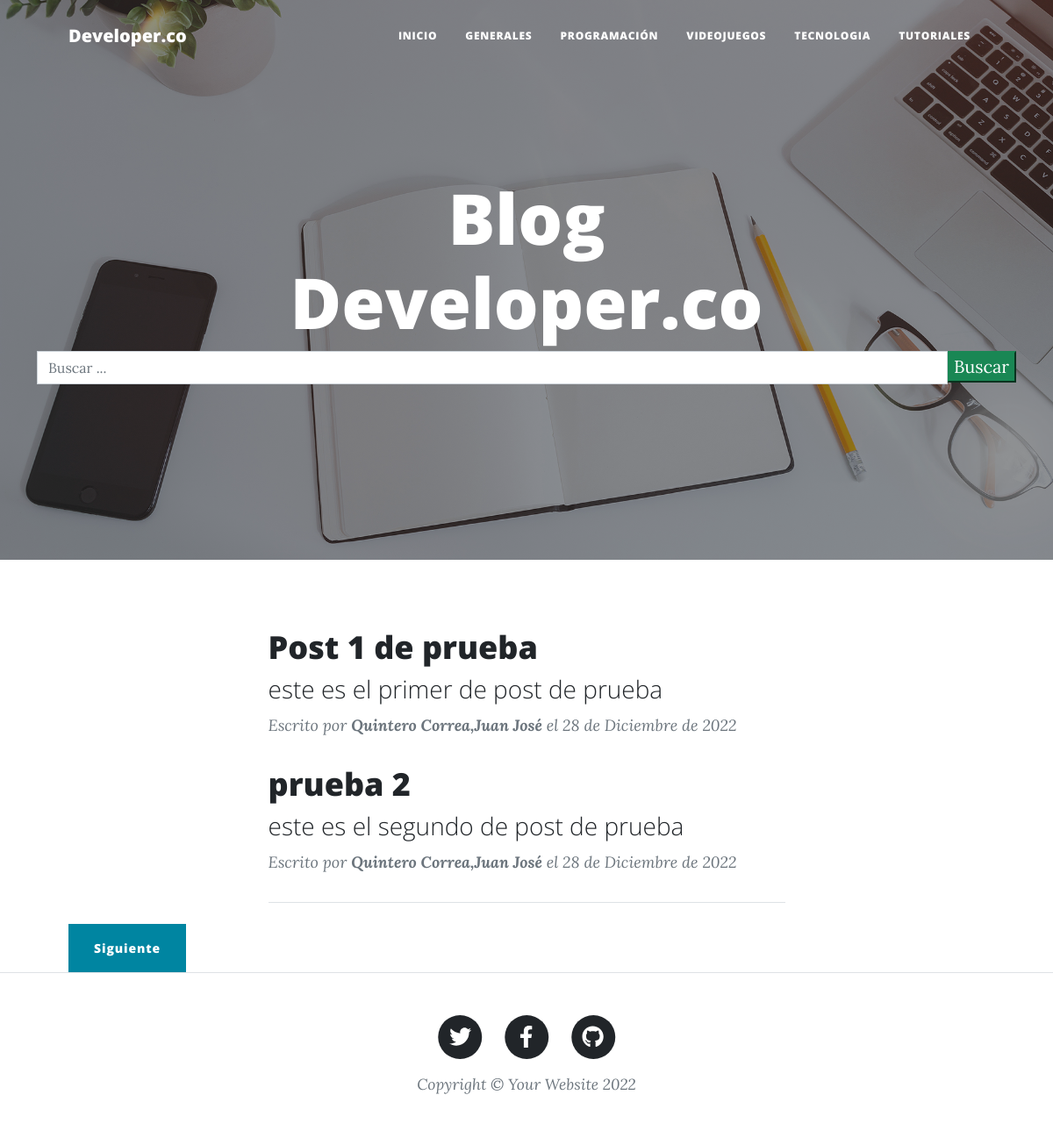
The page / on the database its author committed.
### blog/models.py (models this page shows, shortened)
class Post(models.Model):
    id = models.AutoField(primary_key=True)
    titulo = models.CharField('Titulo',max_length=90,blank=False,null=False)
    slug = models.CharField('Slug',max_length=100,null=False,blank=False)
    descripcion = models.CharField('Descripción',max_length=110,blank=False,null=False)
    contenido = RichTextField('Contenido')
    imagen = models.URLField(max_length=255,blank=False,null=False)
    autor = models.ForeignKey(Autor, on_delete=models.CASCADE)
    categoria = models.ForeignKey(Categoria, on_delete=models.CASCADE)
    estado = models.BooleanField('Publicado/No Publicado',default=True)
    fecha_creacion = models.DateField('Fecha de Creación',auto_now=False,auto_now_add=True)
    class Meta:
        verbose_name = 'Post'
        verbose_name_plural = 'Posts'

class Autor(models.Model):
    id = models.AutoField(primary_key=True)
    nombres = models.CharField("Nombres de Autor",max_length=255,null=False,blank=False)
    apellidos = models.CharField("Apellidos de autor",max_length=255,null=False,blank=False)
    facebook = models.URLField("Facebook",null=True,blank=True)
    instagram = models.URLField("Instagram",null=True,blank=True)
    web = models.URLField("Web",null=True,blank=True)
    facebook = models.URLField("Facebook",null=True,blank=True)
    correo = models.EmailField("Correo Electrónico",blank=False,null=False)
    estado = models.BooleanField("Autor ACtivo/Autor no Activo",default=True)
    fecha_creacion = models.DateField("Fecha de Creación",auto_now=False,auto_now_add=True)
    class Meta:
        verbose_name = 'Autor'
        verbose_name_plural = 'Autores'
    def __str__(self):
        return '{0},{1}'.format(self.apellidos, self.nombres)

### blog/views.py (the view)
# urls.py: path('',home, name = 'index'),
def home(request):
    queryset = request.GET.get("buscar") # para guardar lo que se escribe en el boton de buscar
    posts = Post.objects.filter(estado = True)
    if queryset:
        posts = Post.objects.filter(
            Q(titulo__icontains = queryset) |  # para hacer consultas con condicionales "O"
            Q(descripcion__icontains = queryset)
        ).distinct()                # para no traer el mismo campo dentro de una consulta
    paginator = Paginator(posts,2)  # numero de elementos a mostrar por pagina
    page = request.GET.get('page')  # para saber en que pagina se encuentra
    posts = paginator.get_page(page)
    return render(request,'index.html',{'posts':posts})

### templates/index.html (shortened to what this page needs)
{% load static %}
<!DOCTYPE html>
<html lang="es">
    <head>
        <link href="{% static 'css/styles.css' %}" rel="stylesheet" />
    </head>
    <body>
        <nav class="navbar navbar-expand-lg navbar-light" id="mainNav">
            <div class="container px-4 px-lg-5">
                <a class="navbar-brand" href="{% url 'blog:index' %}">Developer.co</a>
                <div class="collapse navbar-collapse" id="navbarResponsive">
                    <ul class="navbar-nav ms-auto py-4 py-lg-0">
                        <li class="nav-item"><a class="nav-link px-lg-3 py-3 py-lg-4" href="{% url 'blog:index' %}">Inicio</a></li>
                        <li class="nav-item"><a class="nav-link px-lg-3 py-3 py-lg-4" href="{% url 'blog:generales' %}">Generales</a></li>
                        <li class="nav-item"><a class="nav-link px-lg-3 py-3 py-lg-4" href="{% url 'blog:programacion' %}">Programación</a></li>
                        <li class="nav-item"><a class="nav-link px-lg-3 py-3 py-lg-4" href="{% url 'blog:videojuegos' %}">Videojuegos</a></li>
                        <li class="nav-item"><a class="nav-link px-lg-3 py-3 py-lg-4" href="{% url 'blog:tecnologia' %}">Tecnologia</a></li>
                        <li class="nav-item"><a class="nav-link px-lg-3 py-3 py-lg-4" href="{% url 'blog:tutoriales' %}">Tutoriales</a></li>
                    </ul>
                </div>
            </div>
        </nav>
        {% block imagen %}<header class="masthead" style="background-image: url('{% static 'assets/img/home-bg.jpg' %}')">{% endblock imagen %}
            <div class="container position-relative px-4 px-lg-5">
                <div class="row gx-4 gx-lg-5 justify-content-center">
                    <div class="col-md-10 col-lg-8 col-xl-7">
                        <div class="site-heading">
                            <h1>{% block titulo_principal %}Blog Developer.co{% endblock titulo_principal %}</h1>
                        </div>
                    </div>
                </div>
            </div>
            {% block barra_busqueda %}
            <div class="container">
                <div class="row">
                    <div class="col-md-12 search">
                        <form method="get">
                            <div id="custom-search-input">
                                <div class="input-group col-md-12">
                                    <input type="text" class="form-control" placeholder="Buscar ..." name="buscar" value="{{ request.GET.buscar }}">
                                    <span class="input-group-list">
                                        <button type="submit" class="boton btn-success">Buscar</button>
                                    </span>
                                </div>
                            </div>
                        </form>
                    </div>
                </div>
            </div>
            {% endblock barra_busqueda %}
        </header>
        <div class="container px-4 px-lg-5">
            <div class="row gx-4 gx-lg-5 justify-content-center">
                <div class="col-md-10 col-lg-8 col-xl-7">
                    {% block contenido %}
                        {% if posts %}
                            {% for post in posts %}
                                <div class="post-preview">
                                    <a href="{% url 'blog:detalle_post' post.slug %}">
                                        <h2 class="post-title">{{ post.titulo }}</h2>
                                        <h3 class="post-subtitle">{{ post.descripcion }}</h3>
                                    </a>
                                    <p class="post-meta">Escrito por
                                        <strong>{{ post.autor }}</strong> el
                                        {{ post.fecha_creacion }}
                                    </p>
                                </div>
                            {% endfor %}
                        {% else %}
                                <h1>No existen post registrados</h1>
                        {% endif %}
                    {% endblock contenido %}
                    <hr class="my-4" />
                </div>
            </div>
            <div class="row">
                <div class="col-md-12 col-lg-12 col-sm-12 col-xs-12">
                    <div class="col-md-6 col-sm-6 col-lg-6 col-xs-6 float-right">
                        {% if posts.has_next %}
                            <div class="clearfix">
                                <a href="?page={{ posts.next_page_number }}{% if request.GET.search %} &q={{ request.GET.search}}{% endif %}" class="btn btn-primary float-right">Siguiente</a>
                            </div>
                        {% endif %}
                    </div>
                </div>
            </div>
        </div>
        <footer class="border-top">
            <div class="container px-4 px-lg-5">
                <div class="row gx-4 gx-lg-5 justify-content-center">
                    <div class="col-md-10 col-lg-8 col-xl-7">
                        <ul class="list-inline text-center">
                            <li class="list-inline-item">
                                <a href="#!">
                                    <span class="fa-stack fa-lg">
                                        <i class="fas fa-circle fa-stack-2x"></i>
                                        <i class="fab fa-twitter fa-stack-1x fa-inverse"></i>
                                    </span>
                                </a>
                            </li>
                            <li class="list-inline-item">
                                <a href="#!">
                                    <span class="fa-stack fa-lg">
                                        <i class="fas fa-circle fa-stack-2x"></i>
                                        <i class="fab fa-facebook-f fa-stack-1x fa-inverse"></i>
                                    </span>
                                </a>
                            </li>
                            <li class="list-inline-item">
                                <a href="#!">
                                    <span class="fa-stack fa-lg">
                                        <i class="fas fa-circle fa-stack-2x"></i>
                                        <i class="fab fa-github fa-stack-1x fa-inverse"></i>
                                    </span>
                                </a>
                            </li>
                        </ul>
                        <div class="small text-center text-muted fst-italic">Copyright &copy; Your Website 2022</div>
                    </div>
                </div>
            </div>
        </footer>
    </body>
</html>

### rows shown on the page
Post: titulo "Post 1 de prueba", descripcion "este es el primer de post de prueba", autor "Quintero Correa,Juan José", fecha_creacion "28 de Diciembre de 2022"
Post: titulo "prueba 2", descripcion "este es el segundo de post de prueba", autor "Quintero Correa,Juan José", fecha_creacion "28 de Diciembre de 2022"
